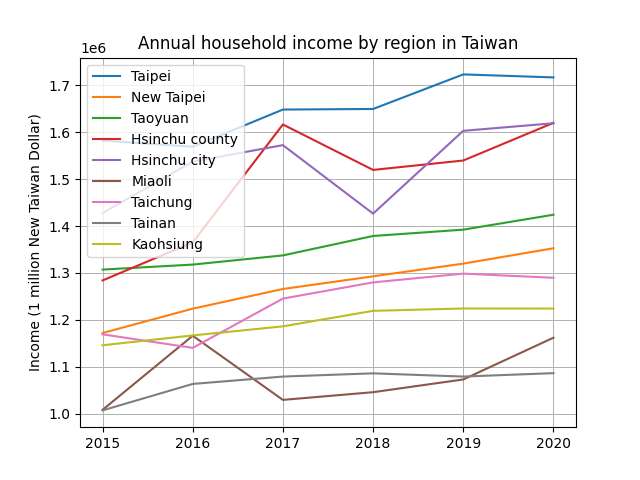

Here is the Python script that generated this plot:
import matplotlib.pyplot as plt

year = [2015, 2016, 2017, 2018, 2019, 2020]
income_Kaohsiung = [1145895, 1166824, 1186204, 1219246, 1224268, 1224100]
income_Tainan = [1007093, 1063495, 1079199, 1086077, 1079174, 1086475]
income_Taichung = [1169183, 1140325, 1245350, 1279865, 1298497, 1289700]
income_Taoyuan = [1307158, 1317790, 1337361, 1378732, 1392199, 1424027]
income_Taipei = [1581899, 1568945, 1648122, 1649348, 1723021, 1716591]
income_New_Taipei = [1171978, 1223867, 1265798, 1292753, 1319841, 1352548]
income_Hsinchu_county = [1283995, 1365150, 1616327, 1519478, 1539555, 1619782]
income_Hsinchu_city = [1427572, 1537317, 1572296, 1426379, 1602826, 1618903]
income_Miaoli_county = [1008241, 1166196, 1029485, 1045881, 1073028, 1161999]

plt.plot(year, income_Taipei, label="Taipei")
plt.plot(year, income_New_Taipei, label="New Taipei")
plt.plot(year, income_Taoyuan, label="Taoyuan")
plt.plot(year, income_Hsinchu_county, label="Hsinchu county")
plt.plot(year, income_Hsinchu_city, label="Hsinchu city")
plt.plot(year, income_Miaoli_county, label="Miaoli")
plt.plot(year, income_Taichung, label="Taichung")
plt.plot(year, income_Tainan, label="Tainan")
plt.plot(year, income_Kaohsiung, label="Kaohsiung")

plt.title("Annual household income by region in Taiwan")
plt.legend()
plt.grid(linewidth=0.7)
plt.ylabel("Income (1 million New Taiwan Dollar)")
plt.xlabel("Reference: https://statfy.mol.gov.tw/map02.aspx?cid=64&xFunc=138&xKey=1")

plt.savefig("Annual_household_income")
plt.show()
